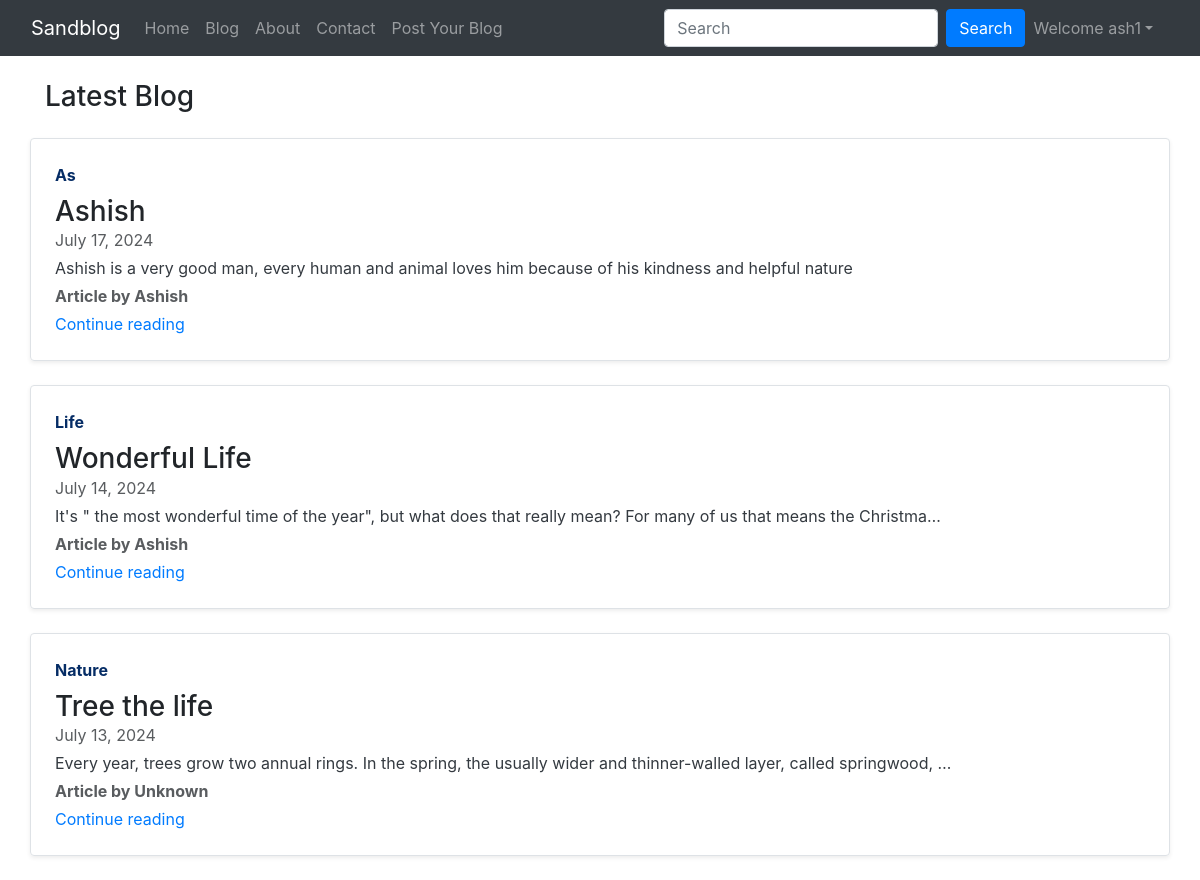
The page /blog (signed in) on the database its author committed.
### blog/models.py (models this page shows, shortened)
class Post(models.Model):
    sno = models.AutoField(primary_key=True)
    category = models.CharField(max_length=250)
    title = models.CharField(max_length=50)
    content = models.TextField()
    author=models.CharField(max_length=300)
    slug=models.CharField(max_length=150)
    timestamp = models.DateField(blank=True, default=now)

### blog/views.py (the view)
# urls.py: path('',views.bloghome, name='BlogHome' ),
def bloghome(request):
    allposts=Post.objects.all().order_by('-timestamp')
    context={'allposts':allposts}
    return render(request, 'blog/bloghome.html', context)

### templates/blog/bloghome.html (shortened to what this page needs)
{% extends 'base.html' %}
{% block body %}
<div class="container my-4">
  <h3>Latest Blog</h3>
{% for post in allposts %}
      <div class="row g-0 border rounded overflow-hidden flex-md-row my-4 shadow-sm h-md-250 position-relative">
        <div class="col p-4 d-flex flex-column position-static">
          <strong class="d-inline-block mb-2 text-primary-emphasis">{{post.category}}</strong>
          <h3 class="mb-0"><a href="/blog/{{post.slug}}"></a>{{post.title}}</h3>
          <div class="mb-1 text-body-secondary">{{post.timestamp}}</div>
          <p class="card-text mb-auto text-dark">{{post.content | truncatechars:120}}</p>
          <strong class="my-1 text-body-secondary">Article by {{post.author}}</strong>
          <a href="/blog/{{post.slug}}"
             class="icon-link gap-1 icon-link-hover stretched-link">
            Continue reading
            <svg class="bi"><use xlink:href="#chevron-right"></use></svg>
          </a>
        </div>
      </div>
  {% endfor %}
  </div>
{% endblock %}

### templates/base.html (shortened to what this page needs)
<!doctype html>
<html lang="en">
<head>
    <link href="https://cdn.jsdelivr.net/npm/bootstrap@5.3.3/dist/css/bootstrap.min.css" rel="stylesheet"
>
    <link rel="stylesheet" href="https://cdn.jsdelivr.net/npm/bootstrap@4.4.1/dist/css/bootstrap.min.css"
>
</head>
<body>
    <nav class="navbar navbar-expand-lg navbar-dark bg-dark">
        <div class="container-fluid">
            <a class="navbar-brand" href="/">Sandblog</a>
            <div class="collapse navbar-collapse" id="navbarSupportedContent">
                <ul class="navbar-nav me-auto mb-2 mb-lg-0">
                    <li class="nav-item {% block homeactive %} {% endblock homeactive%}">
                        <a class="nav-link " aria-current="page" href="/">Home</a>
                    </li>
                    <li class="nav-item {% block /blogactive %} {% endblock /blogactive%}">
                        <a class="nav-link " href="/blog">Blog</a>
                    </li>
                    <li class="nav-item {% block aboutactive %} {% endblock aboutactive%}">
                        <a class="nav-link " href="about">About</a>
                    </li>
                    <li class="nav-item {% block contactactive %} {% endblock contactactive%}">
                        <a class="nav-link " href="contact">Contact</a>
                    </li>
                    {% if user.is_authenticated %}
                    <li class="nav-item">
                        <a class="nav-link " href="/blog/createblog">Post Your Blog</a>
                    </li>
                    {% endif %}
                </ul>
                <form method="get" action="/blog/search" class="d-flex" role="search">
                    <input class="form-control me-2" type="search" placeholder="Search" aria-label="Search" name="query"
                        id="search">
                    <button class="btn btn-primary" type="submit">Search</button>
                </form>
                {% if user.is_authenticated %}
                <ul class="navbar-nav mr-2">
                    <li class="nav-item dropdown">
                        <a class="nav-link dropdown-toggle" href='#' id="navbarDropdown" role="button"
                            data-toggle="dropdown">
                            Welcome {{request.user}}</a>
                    </li>
                </ul>
            </div>
            {% endif %}
        </div>
    </nav>
    {%block body%}
    {%endblock body%}
</body>
</html>

### rows shown on the page
Post: category "As", title "Ashish", timestamp "July 17, 2024", content "Ashish is a very good man, every human and animal loves him because of his kindness and helpful nature", author "Ashish"
Post: category "Life", title "Wonderful Life", timestamp "July 14, 2024", content "It's \" the most wonderful time of the year\", but what does that really mean? For many of us that means the Christma…", author "Ashish"
Post: category "Nature", title "Tree the life", timestamp "July 13, 2024", content "Every year, trees grow two annual rings. In the spring, the usually wider and thinner-walled layer, called springwood, …", author "Unknown"

### other values the page prints
{{ request.user }} "ash1"
